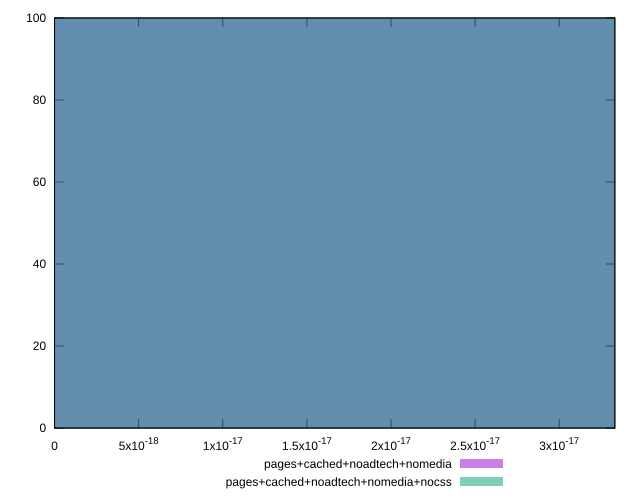

Source code (gnuplot):
reset

$pagesCachedNoadtechNomedia <<EOF
0 100
EOF

$pagesCachedNoadtechNomediaNocss <<EOF
0 100
EOF

set key outside below
set boxwidth 1e-12
set xrange [0:3.3306690738754695e-17]
set yrange [0:100]
set trange [0:100]
set style fill transparent solid 0.5 noborder
set terminal svg size 640, 500 enhanced background rgb 'white'
set output "report_00025_2021-02-22T21:38:55.199Z/meta/score-difference/comparison/histogram/3_vs_4.svg"

plot $pagesCachedNoadtechNomedia title "pages+cached+noadtech+nomedia" with boxes, \
     $pagesCachedNoadtechNomediaNocss title "pages+cached+noadtech+nomedia+nocss" with boxes

reset
